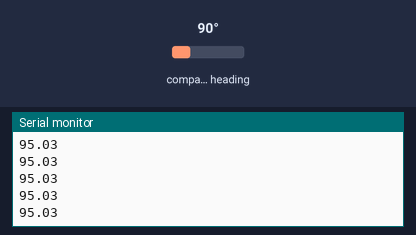
This sketch was run on a simulated Arduino Uno, built with avr-gcc and run on an emulated ATmega328P. Parts: the last lines printed to the serial monitor. Wiring (inferred from the names in the program): HMC5883L compass at I2C address 0x1E; MPU-6050 motion sensor at I2C address 0x68. The inputs (shaded band) are chosen by the test bench; at power-on: compass heading 90°.

Above: at 1.4 s.
1.5 s: compass heading set to 7°
At 2.6 s:
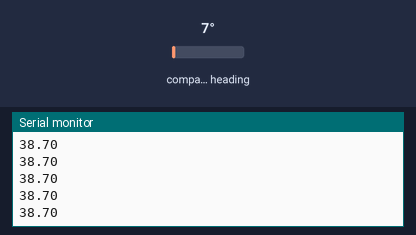
3.0 s: compass heading set to 180°
At 3.9 s:
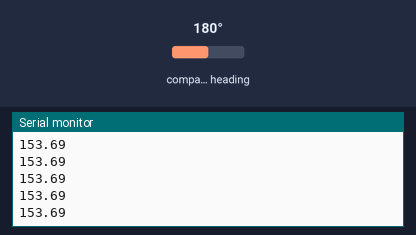
Timing chart, 0 to 6.0 s (numbered marks = the images above; inputs shaded):
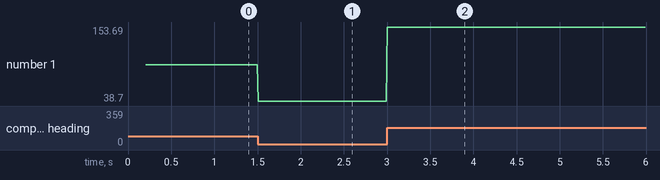

Measured:
- after the input at 1.5 s, the serial monitor: prints a new line at once (image 1)
- after the input at 3.0 s, the serial monitor: prints a new line at once (image 2)
- plotted number 1: 95.03 → 38.7 after the input at 1.5 s, 38.7 → 153.69 after the input at 3.0 s

The sketch:

HMC5883L.ino
```cpp
#include "MPU6050.h"
MPU6050 my_mpu6050;
#include "HMC5883L.h"
HMC5883L my_hmc5883l;

float mag_x, mag_y, mag_z;
float yaw;

void setup() {
  Wire.begin();
  my_mpu6050.acceltempgyro_config(3, 3, 4);
  delay(100);
  my_hmc5883l.mag_config();
  delay(100);
  Serial.begin(115200);
}

void loop() {
  my_hmc5883l.mag_sample(&mag_x, &mag_y, &mag_z);
  yaw = atan2(-mag_y, mag_x);
  Serial.println(yaw * 180 / PI);
  delay(10);
}
```
